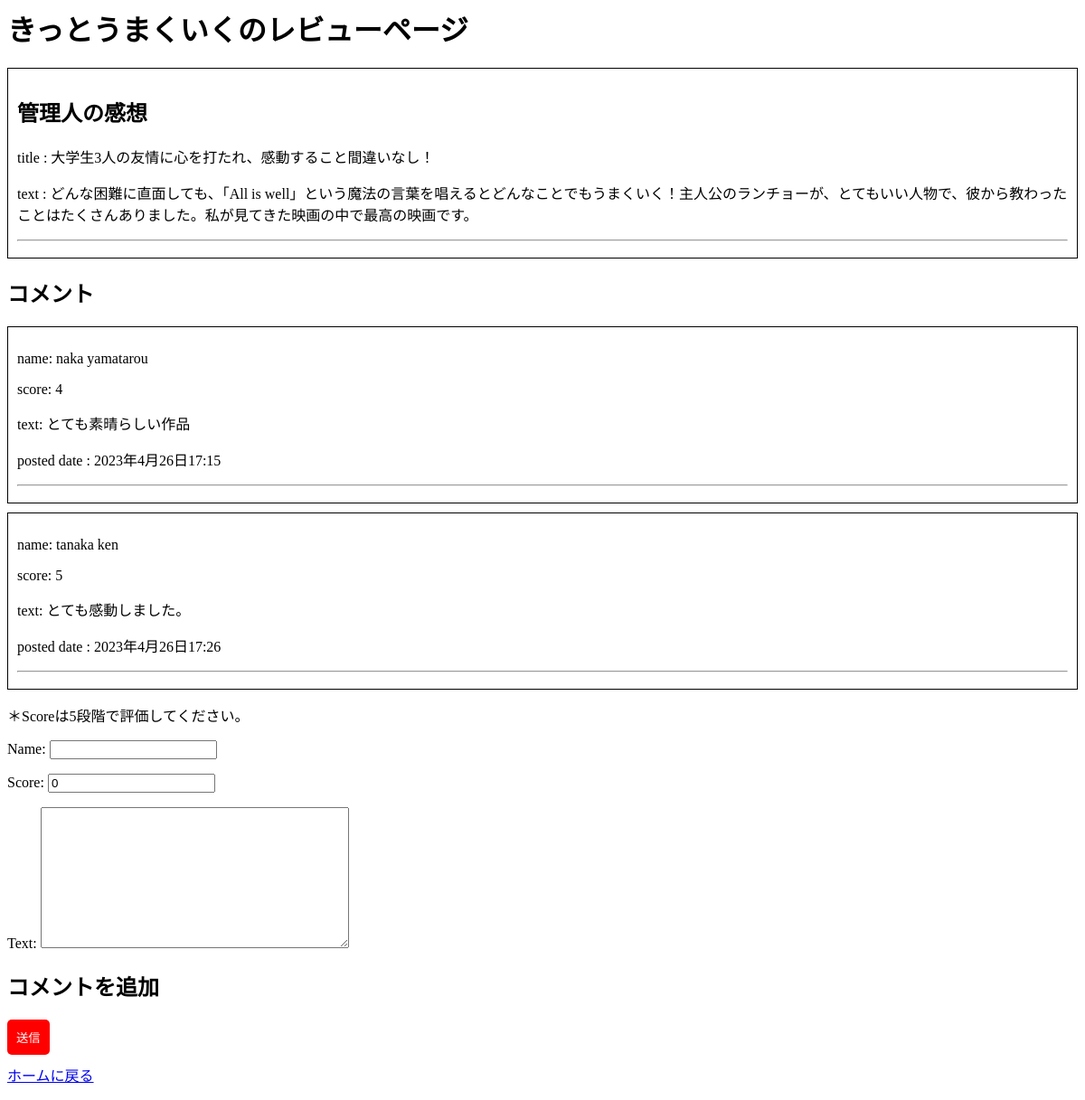
The app's page /page1/ with its own data.
### movie/models.py (models this page shows)
class Post(models.Model):
    title=models.CharField(max_length=255)
    text=models.TextField()

class Comment(models.Model):
    post = models.ForeignKey(Post, related_name="comments", on_delete=models.CASCADE, null=True)
    name = models.CharField(max_length=255)
    score = models.PositiveIntegerField(validators=[MinValueValidator(0),MaxValueValidator(5)], default=0)
    text = models.TextField()
    posted_dated = models.DateTimeField(auto_now_add=True)

### movie/views.py (the view)
# urls.py: path('page1/', view1, name='view1'),
def view1(request):
    post = Post.objects.get(title="大学生3人の友情に心を打たれ、感動すること間違いなし！")
    if request.method == 'POST':
        form = CommentForm(request.POST)
        if form.is_valid():
            comment = form.save(commit=False)
            comment.post = post
            comment.save()
            return redirect('view1')
    else:
        form = CommentForm()
    context = {
        'message1': 'きっとうまくいくのレビューページ',
        'post': post,
        'form': form
    }
    return render(request, 'pages.html', context)

### movie/forms.py
class CommentForm(forms.ModelForm):
    class Meta:
        model = Comment
        fields =["name","score","text"]

### movie/templates/pages.html (shortened to what this page needs)
{% load static %}
<head>
    <link rel="stylesheet" type="text/css" href="{% static 'stylesheet2.css' %}">
</head>
{% if message1 %}
    <h1>{{ message1 }}</h1>
    <div class="block">
        <h2>管理人の感想</h2>
        <p>title : {{ post.title }}</p>
        <p>text : {{ post.text }}</p>
        <hr>
    </div>
    <h2>コメント</h2>
    {% for comment in post.comments.all %}
    <div class="block">
        <p>name: {{comment.name}}</p>
        <p>score: {{comment.score}}</p>
        <p>text: {{comment.text}}</p>
        <p>posted date : {{comment.posted_dated}}</p>
        <hr>
    </div>
    {% empty %}
    <div>
        <P>no comment</P>
    </div>
    {% endfor %}
    <p>＊Scoreは5段階で評価してください。</p>
    <form action="." method="post">
        {{form.as_p}}
        <div class="field">
            <h2>コメントを追加</h2>
            <div class="control">
                <button class="button is-danger">送信</button>
            </div>
        </div>
        <a href="{% url 'frontpage' %}",class="back">ホームに戻る</a>
    </form>
{% endif %}

### movie/static/stylesheet2.css (style rules this page uses)
.block { border: 1px solid black; padding: 10px; margin-bottom: 10px; }
.field { margin-bottom: 10px; }
.button { background-color: red; color: white; border: none; padding: 10px; border-radius: 5px; }

### records on screen
Post: title "大学生3人の友情に心を打たれ、感動すること間違いなし！", text "どんな困難に直面しても、「All is well」という魔法の言葉を唱えるとどんなことでもうまくいく！主人公のランチョーが、とてもいい人物で、彼から教わったことはたくさんありました。私が見てきた映画の中で最高の映画です。"
Comment: name "naka yamatarou", score "4", text "とても素晴らしい作品", posted_dated "2023年4月26日17:15"
Comment: name "tanaka ken", score "5", text "とても感動しました。", posted_dated "2023年4月26日17:26"

### other values on screen
{{ message1 }} "きっとうまくいくのレビューページ"
